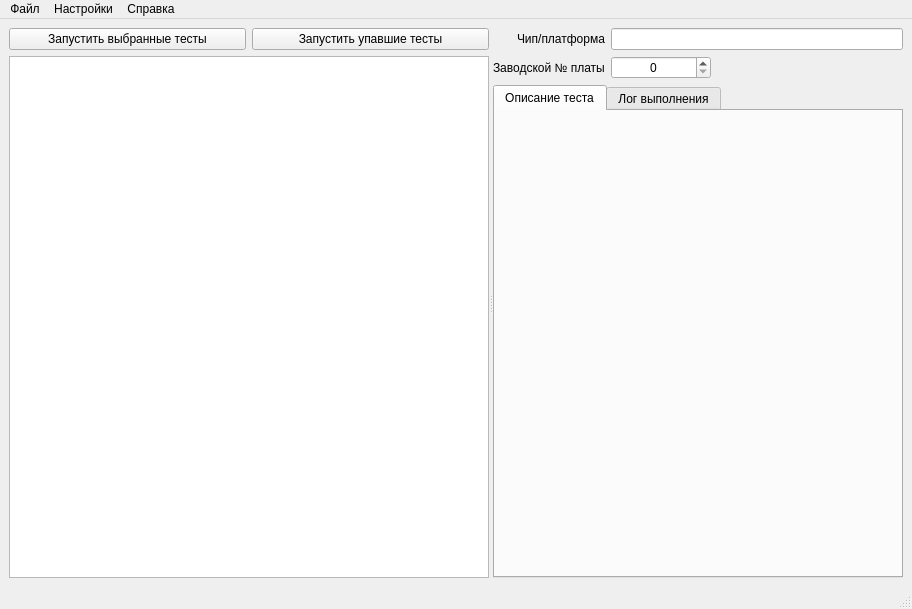
<?xml version="1.0" encoding="UTF-8"?>
<ui version="4.0">
 <class>MainWindow</class>
 <widget class="QMainWindow" name="MainWindow">
  <property name="geometry">
   <rect>
    <x>0</x>
    <y>0</y>
    <width>912</width>
    <height>609</height>
   </rect>
  </property>
  <property name="windowTitle">
   <string>Система запуска тестов</string>
  </property>
  <widget class="QWidget" name="central_widget">
   <layout class="QVBoxLayout" name="verticalLayout">
    <item>
     <widget class="QSplitter" name="splitter">
      <property name="orientation">
       <enum>Qt::Horizontal</enum>
      </property>
      <widget class="QWidget" name="verticalLayoutWidget">
       <layout class="QVBoxLayout" name="verticalLayout_2">
        <item>
         <layout class="QHBoxLayout" name="horizontalLayout_2">
          <item>
           <widget class="QPushButton" name="test_selected_button">
            <property name="text">
             <string>Запустить выбранные тесты</string>
            </property>
           </widget>
          </item>
          <item>
           <widget class="QPushButton" name="test_failed_button">
            <property name="text">
             <string>Запустить упавшие тесты</string>
            </property>
           </widget>
          </item>
         </layout>
        </item>
        <item>
         <widget class="QTreeWidget" name="test_tree">
          <property name="columnCount">
           <number>0</number>
          </property>
          <attribute name="headerDefaultSectionSize">
           <number>150</number>
          </attribute>
          <attribute name="headerStretchLastSection">
           <bool>false</bool>
          </attribute>
         </widget>
        </item>
       </layout>
      </widget>
      <widget class="QWidget" name="verticalLayoutWidget_2">
       <layout class="QVBoxLayout" name="verticalLayout_5">
        <item>
         <layout class="QFormLayout" name="formLayout">
          <property name="labelAlignment">
           <set>Qt::AlignRight|Qt::AlignTrailing|Qt::AlignVCenter</set>
          </property>
          <item row="1" column="0">
           <widget class="QLabel" name="label_3">
            <property name="text">
             <string>Заводской № платы</string>
            </property>
           </widget>
          </item>
          <item row="1" column="1">
           <widget class="QSpinBox" name="board_number_spin_box">
            <property name="maximumSize">
             <size>
              <width>100</width>
              <height>16777215</height>
             </size>
            </property>
            <property name="alignment">
             <set>Qt::AlignCenter</set>
            </property>
            <property name="maximum">
             <number>1000000</number>
            </property>
           </widget>
          </item>
          <item row="0" column="0">
           <widget class="QLabel" name="label_2">
            <property name="text">
             <string>Чип/платформа</string>
            </property>
           </widget>
          </item>
          <item row="0" column="1">
           <widget class="QLineEdit" name="chip_name_line_edit">
            <property name="mouseTracking">
             <bool>false</bool>
            </property>
            <property name="focusPolicy">
             <enum>Qt::NoFocus</enum>
            </property>
            <property name="alignment">
             <set>Qt::AlignCenter</set>
            </property>
            <property name="readOnly">
             <bool>true</bool>
            </property>
           </widget>
          </item>
         </layout>
        </item>
        <item>
         <widget class="QTabWidget" name="current_test_tab_widget">
          <property name="currentIndex">
           <number>0</number>
          </property>
          <widget class="QWidget" name="tab">
           <attribute name="title">
            <string>Описание теста</string>
           </attribute>
           <layout class="QVBoxLayout" name="verticalLayout_4">
            <item>
             <widget class="QLabel" name="current_test_description_label">
              <property name="alignment">
               <set>Qt::AlignCenter</set>
              </property>
              <property name="wordWrap">
               <bool>true</bool>
              </property>
             </widget>
            </item>
           </layout>
          </widget>
          <widget class="QWidget" name="tab_2">
           <attribute name="title">
            <string>Лог выполнения</string>
           </attribute>
           <layout class="QVBoxLayout" name="verticalLayout_3">
            <item>
             <widget class="QPlainTextEdit" name="current_test_log_plain_text_edit">
              <property name="undoRedoEnabled">
               <bool>false</bool>
              </property>
              <property name="readOnly">
               <bool>true</bool>
              </property>
             </widget>
            </item>
           </layout>
          </widget>
         </widget>
        </item>
       </layout>
      </widget>
     </widget>
    </item>
   </layout>
  </widget>
  <widget class="QMenuBar" name="menubar">
   <property name="geometry">
    <rect>
     <x>0</x>
     <y>0</y>
     <width>912</width>
     <height>20</height>
    </rect>
   </property>
   <widget class="QMenu" name="menu">
    <property name="title">
     <string>Файл</string>
    </property>
    <addaction name="reset_status_log_action"/>
    <addaction name="separator"/>
    <addaction name="exit_action"/>
   </widget>
   <widget class="QMenu" name="settings">
    <property name="title">
     <string>Настройки</string>
    </property>
    <addaction name="board_number_auto_inc_action"/>
   </widget>
   <widget class="QMenu" name="menu_info">
    <property name="title">
     <string>Справка</string>
    </property>
    <addaction name="about_qt_action"/>
   </widget>
   <addaction name="menu"/>
   <addaction name="settings"/>
   <addaction name="menu_info"/>
  </widget>
  <widget class="QStatusBar" name="statusbar"/>
  <action name="exit_action">
   <property name="text">
    <string>Выход</string>
   </property>
  </action>
  <action name="board_number_auto_inc_action">
   <property name="checkable">
    <bool>true</bool>
   </property>
   <property name="text">
    <string>Автоматически увеличивать зав. № платы</string>
   </property>
  </action>
  <action name="actionDebian">
   <property name="text">
    <string>&amp;Debian</string>
   </property>
  </action>
  <action name="actionRDP_Demo">
   <property name="text">
    <string>&amp;RDP Demo</string>
   </property>
  </action>
  <action name="actionRDP_Demo_2">
   <property name="text">
    <string>RD&amp;P Demo</string>
   </property>
  </action>
  <action name="template_2">
   <property name="checkable">
    <bool>true</bool>
   </property>
   <property name="checked">
    <bool>true</bool>
   </property>
   <property name="text">
    <string>МВ115.&amp;01 (mm7705, процессор-11)</string>
   </property>
  </action>
  <action name="action_save_log">
   <property name="text">
    <string>Сохранить лог</string>
   </property>
  </action>
  <action name="reset_status_log_action">
   <property name="text">
    <string>Сбросить статусы и логи</string>
   </property>
  </action>
  <action name="about_qt_action">
   <property name="text">
    <string>Информация о Qt...</string>
   </property>
  </action>
 </widget>
 <resources/>
 <connections/>
</ui>
